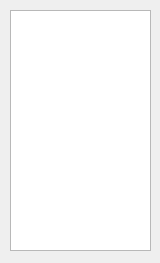
<?xml version="1.0" encoding="UTF-8"?>
<ui version="4.0">
 <class>PropaGatorStatus</class>
 <widget class="QWidget" name="PropaGatorStatus">
  <property name="geometry">
   <rect>
    <x>0</x>
    <y>0</y>
    <width>160</width>
    <height>263</height>
   </rect>
  </property>
  <property name="windowTitle">
   <string>PropaGatorStatus</string>
  </property>
  <widget class="QListWidget" name="list">
   <property name="geometry">
    <rect>
     <x>10</x>
     <y>10</y>
     <width>141</width>
     <height>241</height>
    </rect>
   </property>
  </widget>
 </widget>
 <layoutdefault spacing="6" margin="11"/>
 <resources/>
 <connections/>
</ui>
